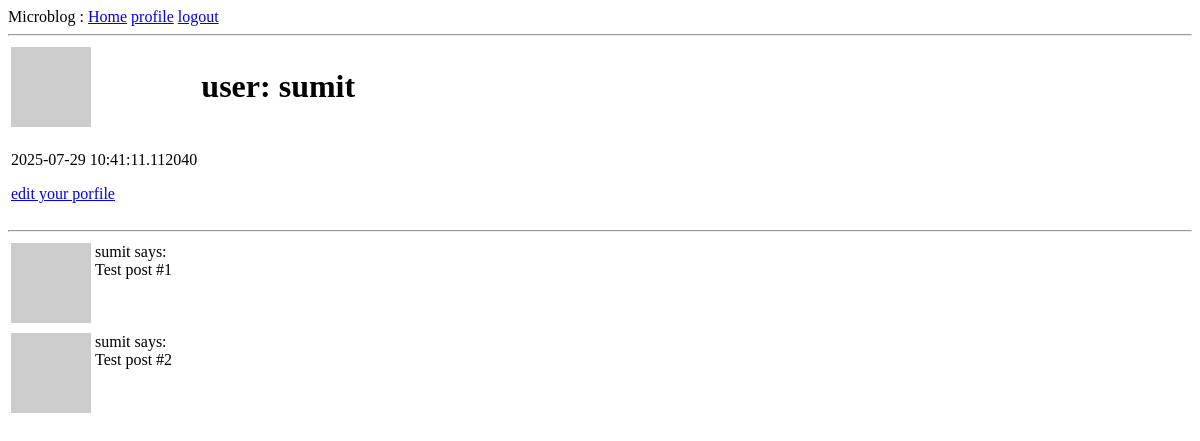
The page /user/sumit (signed in) on the database as committed earlier.
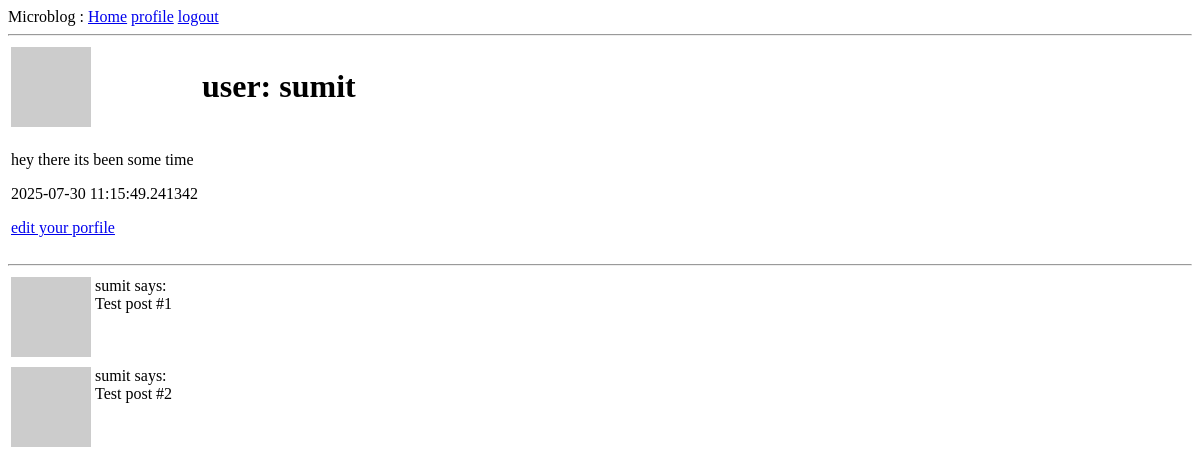
The same page on the database as committed later.
### app/models.py (models this page shows, shortened)
class User (UserMixin,db.Model):
    id: so.Mapped[int]=so.mapped_column(primary_key=True)
    username:so.Mapped[str]=so.mapped_column(sa.String(126),index=True,unique=True)
    email:so.Mapped[str]=so.mapped_column(sa.String(126),index=True,unique=True)
    password_hash:so.Mapped[Optional[str]]=so.mapped_column(sa.String(126))
    posts: so.WriteOnlyMapped['Post']=so.relationship(back_populates="author")
    about_me: so.Mapped[Optional[str]]=so.mapped_column(sa.String(146))
    last_seen:so.Mapped[Optional[datetime]]=so.mapped_column(default=lambda: datetime.now(timezone.utc))
    followers: so.WriteOnlyMapped['User'] = so.relationship(
        secondary=followers_table,
        primaryjoin=(followers_table.c.followed_id == id),
        secondaryjoin=(followers_table.c.follower_id == id),
        back_populates='following',
        lazy='dynamic'
    )
    following: so.WriteOnlyMapped['User'] = so.relationship(
        secondary=followers_table,
        primaryjoin=(followers_table.c.follower_id == id),
        secondaryjoin=(followers_table.c.followed_id == id),
        back_populates='followers',
        lazy='dynamic'
    )
    def avatar (self,size):
        digest = md5(self.email.lower().encode('utf-8')).hexdigest()
        return f'https://www.gravatar.com/avatar/{digest}?d=identicon&s={size}'

### app/routes.py (the view)
@app.route('/user/<username>')
@login_required
def user(username):
    user = db.first_or_404(sa.select(User).where(User.username == username))
    posts = [
        {'author': user, 'body': 'Test post #1'},
        {'author': user, 'body': 'Test post #2'}
    ]
    return render_template('user.html', user=user, posts=posts)

### app/models.py (called while the page is built)
@login.user_loader
def load_user(id):
    return db.session.get(User,int(id))

### app/routes.py (called while the page is built)
@app.before_request
def befor_request():
    if current_user.is_authenticated:
        current_user.last_seen=datetime.now(timezone.utc)
        db.session.commit()

### app/templates/user.html
{% extends "base.html" %}
{% block content %}
<table>
      <tr valign="top">
            <td> <img src="{{ user.avatar(128) }}" alt=""></td>
            <td> <h1>user: {{ user.username }}</h1></td>
      </tr>
      <td>
            {% if user.about_me %}<p>{{ user.about_me }}</p> {% endif %}
            {% if user.last_seen %}<p>{{ user.last_seen }}</p>{% endif %}
            {% if user== current_user %}
            <p><a href="{{ url_for('edit_profile') }}">edit your porfile</a></p>
            {% endif%}
      </td>
</table>
<hr>
{% for post in posts %}
    {% include '_post.html' %}
 {% endfor %}
 {% endblock %}

### app/templates/base.html (shortened to what this page needs)
<!DOCTYPE html>
<html>
    <head>
</head>
<body>
    <div>
        Microblog :
         <a href="{{ url_for('index') }}">Home</a>
         {% if current_user.is_anonymous %}
    <a href="{{ url_for('login') }}">login</a>
    {% else %}
    <a href="{{url_for('user',username=current_user.username)}}">profile</a>
    <a href="{{ url_for('logout') }}"> logout</a>
    </div>
    {% endif %}
    <hr>
    {% block content %} {% endblock %}
</body>
</html>

### app/templates/_post.html
<table>
        <tr valign="top">
            <td><img src="{{ post.author.avatar(36) }}"></td>
            <td>{{ post.author.username }} says:<br>{{ post.body }}</td>
        </tr>
    </table>

Rows that differ between the two databases and show on the page:
changed User "sumit": about_me (not shown) → "hey there its been some time"; last_seen "2025-07-29 10:41:11.112040" → "2025-07-30 11:15:49.241342"
